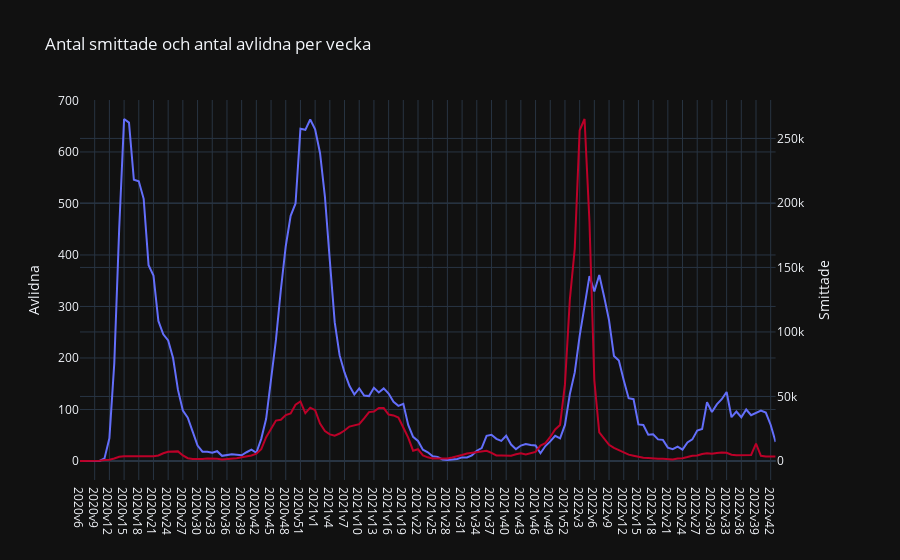

The code cell stored with this chart in its notebook:
### Markdown cell above
### Uppgift e)
- e) Rita linjediagram av både avlidna fall per vecka och nya fall per vecka i samma fönster från 2020v6 till nu.

### Code cell
from plotly.subplots import make_subplots

# Create figure with secondary y-axis
fig1e = make_subplots(specs=[[{"secondary_y": True}]])
fig1d.update_traces(yaxis="y2", line_color="#bc0028")
fig1e.add_traces(fig1c.data + fig1d.data)

# Title and naming
fig1e.layout.title = "Antal smittade och antal avlidna per vecka"
fig1e.layout.yaxis.title, fig1e.layout.yaxis2.title = "Avlidna", "Smittade"

fig1e.show()

### Figure 1 — Plotly figure (JSON) as saved in the notebook; plotly's stock layout.template omitted (floating-point values rounded to 4 significant figures; data arrays with more than 128 entries replaced by an {"elided": "..."} marker saying what was removed)
{"data": [{"hovertemplate": "Vecka=%{x}<br>Antal_avlidna_vecka=%{y}<extra></extra>", "legendgroup": "", "line": {"color": "#636efa", "dash": "solid"}, "marker": {"symbol": "circle"}, "mode": "lines", "name": "", "orientation": "v", "showlegend": false, "type": "scatter", "x": {"elided": "143 str values"}, "xaxis": "x", "y": {"elided": "143 int values"}, "yaxis": "y"}, {"hovertemplate": "Vecka=%{x}<br>Antal_fall_vecka=%{y}<extra></extra>", "legendgroup": "", "line": {"color": "#bc0028", "dash": "solid"}, "marker": {"symbol": "circle"}, "mode": "lines", "name": "", "orientation": "v", "showlegend": false, "type": "scatter", "x": {"elided": "143 str values"}, "xaxis": "x", "y": {"elided": "143 int values"}, "yaxis": "y2"}], "layout": {"title": {"text": "Antal smittade och antal avlidna per vecka"}, "xaxis": {"anchor": "y", "domain": [0, 0.94]}, "yaxis": {"anchor": "x", "domain": [0, 1], "title": {"text": "Avlidna"}}, "yaxis2": {"anchor": "x", "overlaying": "y", "side": "right", "title": {"text": "Smittade"}}}}
